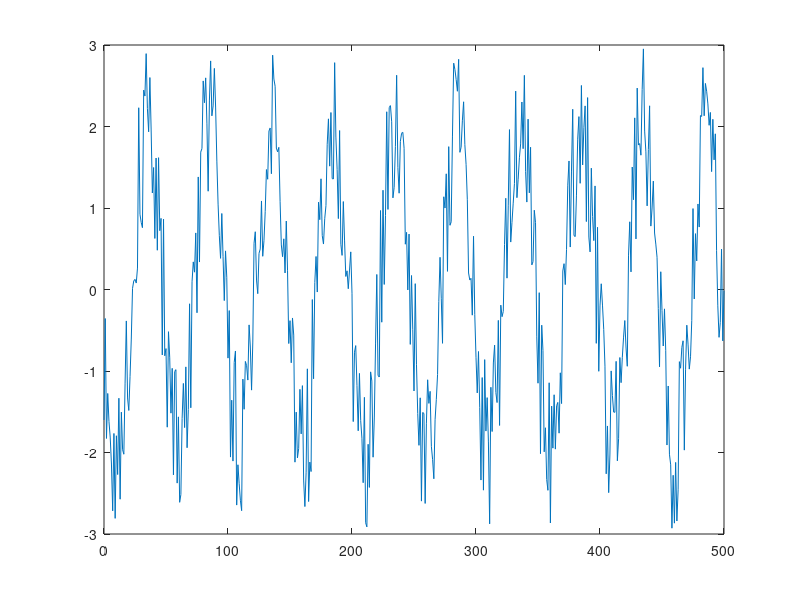

This figure's MATLAB source:
% Generates and plots a sinusoidal waveform with additive noise.
% From Shumway and Stoffer, Time Series Analysis and Its Applications, EZ - Third Edition
% Section 1.3

r=2;
n=500;
A = 2;                   % Amplitude
omega = 1/50;            % Oscillation frequency
phi = .6*pi;             % Phase shift
w = r*(rand(1,n+1)-.5);  % Noise term
t=0:n;

f = A*cos(2*pi*omega*t + phi) + w;

plot(t,f);
